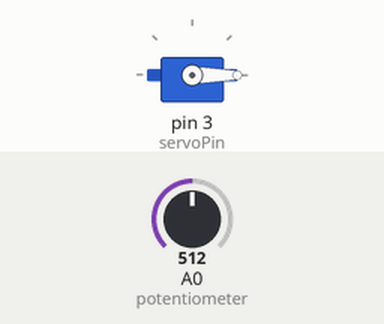
Recording of a program running on a simulated Arduino Uno, built with avr-gcc and run on an emulated ATmega328P. On the bench: servo. The test bench sets the inputs (shaded band); at power-on: A0 (potentiometer) = 512. No radio packets arrive unless stated; what the program prints to the serial monitor is not drawn.

Above: at 0.2 s.
Timing chart, 0 to 1.7 s (numbered marks = the images above):
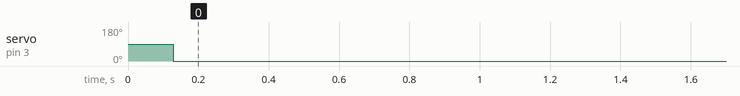

Measured:
- by itself, servo on pin 3 (servoPin): 90° → 0° at 0.13 s

The program:

main.cpp
```cpp
#include <Arduino.h>
/*
SanatBazar
Arduino Tutorial Series
Author: Davood Dorostkar
Website: www.sanatbazar.com

*/

#include <RF24.h>
#include <Servo.h>
#define servoPin 3
#define potentiometer A0
RF24 wireless(7, 8); // (CE , CSN) pins
Servo servoMotor;
const byte LEDAddress[] = "00001";
const byte servoAddress[] = "00002";
int servoStatus;
int LEDStatus;

void readWireless()
{
  wireless.startListening();
  wireless.read(&servoStatus, sizeof(servoStatus));
}

void writeWireless()
{
  wireless.stopListening();
  LEDStatus = map(analogRead(potentiometer), 0, 1023, 0, 255);
  if (LEDStatus<10)
    LEDStatus=0;
  wireless.write(&LEDStatus, sizeof(LEDStatus));
}

void setup()
{
  Serial.begin(9600);
  wireless.begin();
  Serial.println("Initializing the wireless... ");
  wireless.setPALevel(RF24_PA_MIN);
  wireless.openReadingPipe(1, servoAddress);
  wireless.openWritingPipe(LEDAddress);
  Serial.println("The Amplification is set to: " + String(wireless.getPALevel()));
  Serial.println("wireless initialized!");
  servoMotor.attach(servoPin);
}

void loop()
{
  delay(50);
  writeWireless();
  delay(50);
  readWireless();
  servoMotor.write(servoStatus);
  Serial.println(servoStatus);
}
```
